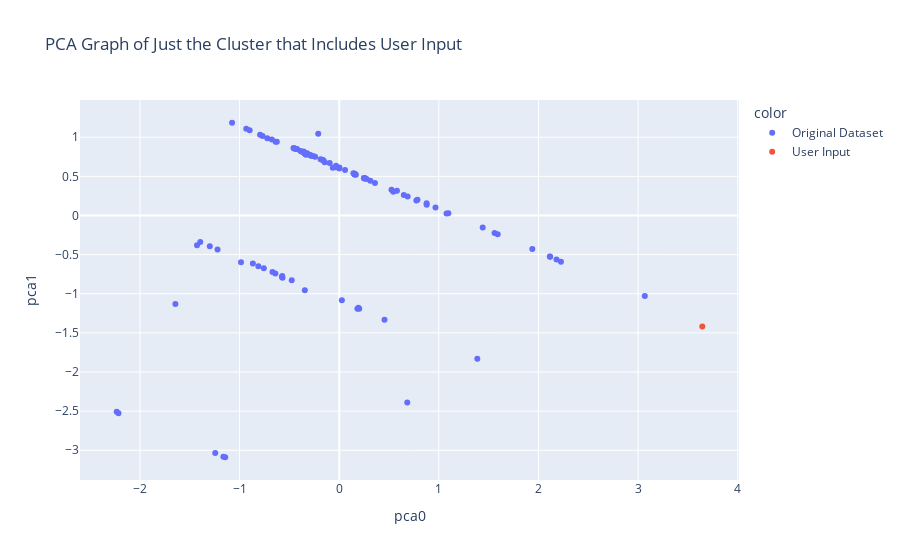

Notebook cell for this chart:
### Code cell
example1.cluster_pca()

### Figure 1 — Plotly figure (JSON) as saved in the notebook; plotly's stock layout.template omitted (floating-point values rounded to 4 significant figures; data arrays with more than 128 entries replaced by an {"elided": "..."} marker saying what was removed)
{"data": [{"customdata": {"elided": "101x9 mixed values"}, "hovertemplate": "color=Original Dataset<br>pca0=%{x}<br>pca1=%{y}<br>trail_id=%{customdata[0]}<br>distance=%{customdata[1]}<br>name=%{customdata[2]}<br>area_name=%{customdata[3]}<br>length=%{customdata[4]}<br>difficulty_rating=%{customdata[5]}<br>features=%{customdata[6]}<br>activities=%{customdata[7]}<br>cluster=%{customdata[8]}<extra></extra>", "legendgroup": "Original Dataset", "marker": {"color": "#636efa", "symbol": "circle"}, "mode": "markers", "name": "Original Dataset", "orientation": "v", "showlegend": true, "type": "scatter", "x": [-0.3451, -1.244, 0.3125, 0.2474, -1.144, -0.4767, -0.03486, 0.1541, 0.5795, -1.395, -0.9859, -2.234, -0.1458, -0.3341, -0.6264, -0.7943, -0.3741, -0.3898, -1.299, -0.5694, -2.216, -1.075, 3.068, 2.226, 2.181, 1.077, 1.44, 0.7747, 0.687, 0.6484, 0.0008371, 0.5249, 0.8774, 0.2625, 0.2554, 0.2515, -0.3401, -0.3476, 0.1568, 0.05867, -0.06458, 0.001728, -0.03175, -0.638, -0.676, -0.09578, -0.6408, -0.1586, -0.1727, -0.7692, -0.1871, -0.242, -0.2642, -0.2818, -0.2924, -0.2898, -0.899, -0.3215, -0.3507, -0.9331, -1.644, -0.3596, -0.4229, -0.4445, -0.4591, -1.221, 2.118, 1.939, 1.56, 0.4549, 0.1828, 1.096, 0.9667, 0.3588, 0.7854, 0.1933, -1.163, 0.02661, -0.572, -0.67, -0.8113, -0.4518, -0.5746, -1.427, 2.114, 0.6832, 1.386, 0.5426, 0.8778, 0.1546, 0.2008, -0.2107, -0.7221, -0.7568, -0.3536, -0.4347, 1.591, 0.1672, -0.8668, 0.1427, 0.2753], "xaxis": "x", "y": [-0.9566, -3.036, 0.4456, 0.4803, -3.089, -0.8266, 0.6158, 0.5239, 0.3172, -0.34, -0.5989, -2.509, 0.6801, 0.7767, 0.9427, 1.033, 0.8143, 0.8241, -0.3927, -0.797, -2.528, 1.185, -1.03, -0.5896, -0.5621, 0.02709, -0.1527, 0.1925, 0.242, 0.2614, 0.6004, 0.3295, 0.1555, 0.4742, 0.479, 0.4742, 0.7879, 0.7919, 0.5323, 0.5811, 0.6088, 0.6137, 0.6348, 0.9431, 0.9708, 0.6716, -0.7402, 0.7054, 0.7136, 1.015, 0.7197, 0.752, 0.7602, 0.7624, 0.7738, 0.7711, 1.09, 0.7941, 0.8002, 1.109, -1.131, 0.8165, 0.8503, 0.855, 0.8626, -0.4333, -0.5283, -0.4277, -0.2234, -1.333, -1.192, 0.02967, 0.1017, 0.4147, 0.2009, -1.178, -3.084, -1.085, -0.7728, -0.7209, -0.6496, 0.8563, -0.7867, -0.3794, -0.5233, -2.389, -1.83, 0.3043, 0.1359, 0.5268, -1.191, 1.043, 0.9871, -0.6752, 0.8099, 0.8507, -0.2382, 0.5219, -0.612, 0.5389, 0.4679], "yaxis": "y"}, {"customdata": [["user_id", 0, "User Input", 0, 0, 0, 0, 0, 2]], "hovertemplate": "color=User Input<br>pca0=%{x}<br>pca1=%{y}<br>trail_id=%{customdata[0]}<br>distance=%{customdata[1]}<br>name=%{customdata[2]}<br>area_name=%{customdata[3]}<br>length=%{customdata[4]}<br>difficulty_rating=%{customdata[5]}<br>features=%{customdata[6]}<br>activities=%{customdata[7]}<br>cluster=%{customdata[8]}<extra></extra>", "legendgroup": "User Input", "marker": {"color": "#EF553B", "symbol": "circle"}, "mode": "markers", "name": "User Input", "orientation": "v", "showlegend": true, "type": "scatter", "x": [3.645], "xaxis": "x", "y": [-1.42], "yaxis": "y"}], "layout": {"legend": {"title": {"text": "color"}, "tracegroupgap": 0}, "title": {"text": "PCA Graph of Just the Cluster that Includes User Input"}, "xaxis": {"anchor": "y", "domain": [0, 1], "title": {"text": "pca0"}}, "yaxis": {"anchor": "x", "domain": [0, 1], "title": {"text": "pca1"}}}}
